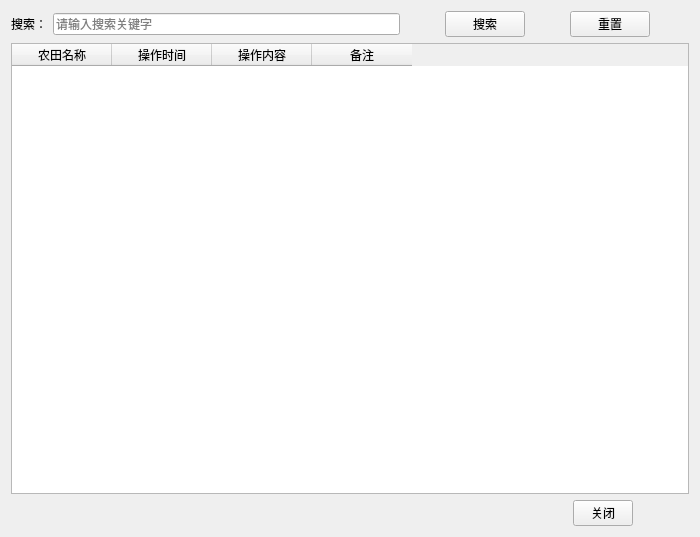
<?xml version="1.0" encoding="UTF-8"?>
<ui version="4.0">
 <class>CDlgTaskEventRecord</class>
 <widget class="QWidget" name="CDlgTaskEventRecord">
  <property name="geometry">
   <rect>
    <x>0</x>
    <y>0</y>
    <width>700</width>
    <height>537</height>
   </rect>
  </property>
  <property name="windowTitle">
   <string>Form</string>
  </property>
  <layout class="QVBoxLayout" name="verticalLayout">
   <item>
    <layout class="QHBoxLayout" name="horizontalLayout_2" stretch="10,1,4,1,4,1">
     <item>
      <layout class="QHBoxLayout" name="horizontalLayout" stretch="1,10">
       <item>
        <widget class="QLabel" name="label">
         <property name="text">
          <string>搜索：</string>
         </property>
        </widget>
       </item>
       <item>
        <widget class="QLineEdit" name="lineEdit">
         <property name="placeholderText">
          <string>请输入搜索关键字</string>
         </property>
        </widget>
       </item>
      </layout>
     </item>
     <item>
      <spacer name="horizontalSpacer_2">
       <property name="orientation">
        <enum>Qt::Horizontal</enum>
       </property>
       <property name="sizeHint" stdset="0">
        <size>
         <width>40</width>
         <height>20</height>
        </size>
       </property>
      </spacer>
     </item>
     <item>
      <widget class="QPushButton" name="pushButton">
       <property name="minimumSize">
        <size>
         <width>60</width>
         <height>0</height>
        </size>
       </property>
       <property name="maximumSize">
        <size>
         <width>80</width>
         <height>16777215</height>
        </size>
       </property>
       <property name="text">
        <string>搜索</string>
       </property>
      </widget>
     </item>
     <item>
      <spacer name="horizontalSpacer_3">
       <property name="orientation">
        <enum>Qt::Horizontal</enum>
       </property>
       <property name="sizeHint" stdset="0">
        <size>
         <width>40</width>
         <height>20</height>
        </size>
       </property>
      </spacer>
     </item>
     <item>
      <widget class="QPushButton" name="pushButton_2">
       <property name="minimumSize">
        <size>
         <width>60</width>
         <height>0</height>
        </size>
       </property>
       <property name="maximumSize">
        <size>
         <width>80</width>
         <height>16777215</height>
        </size>
       </property>
       <property name="text">
        <string>重置</string>
       </property>
      </widget>
     </item>
     <item>
      <spacer name="horizontalSpacer_4">
       <property name="orientation">
        <enum>Qt::Horizontal</enum>
       </property>
       <property name="sizeHint" stdset="0">
        <size>
         <width>40</width>
         <height>20</height>
        </size>
       </property>
      </spacer>
     </item>
    </layout>
   </item>
   <item>
    <widget class="QTableWidget" name="tableWidget">
     <attribute name="horizontalHeaderCascadingSectionResizes">
      <bool>true</bool>
     </attribute>
     <attribute name="verticalHeaderVisible">
      <bool>false</bool>
     </attribute>
     <column>
      <property name="text">
       <string>农田名称</string>
      </property>
     </column>
     <column>
      <property name="text">
       <string>操作时间</string>
      </property>
     </column>
     <column>
      <property name="text">
       <string>操作内容</string>
      </property>
     </column>
     <column>
      <property name="text">
       <string>备注</string>
      </property>
     </column>
    </widget>
   </item>
   <item>
    <layout class="QHBoxLayout" name="horizontalLayout_3" stretch="10,1,1">
     <item>
      <spacer name="horizontalSpacer">
       <property name="orientation">
        <enum>Qt::Horizontal</enum>
       </property>
       <property name="sizeHint" stdset="0">
        <size>
         <width>40</width>
         <height>20</height>
        </size>
       </property>
      </spacer>
     </item>
     <item>
      <widget class="QPushButton" name="pushButton_3">
       <property name="minimumSize">
        <size>
         <width>60</width>
         <height>0</height>
        </size>
       </property>
       <property name="maximumSize">
        <size>
         <width>80</width>
         <height>16777215</height>
        </size>
       </property>
       <property name="text">
        <string>关闭</string>
       </property>
      </widget>
     </item>
     <item>
      <spacer name="horizontalSpacer_5">
       <property name="orientation">
        <enum>Qt::Horizontal</enum>
       </property>
       <property name="sizeHint" stdset="0">
        <size>
         <width>40</width>
         <height>20</height>
        </size>
       </property>
      </spacer>
     </item>
    </layout>
   </item>
  </layout>
 </widget>
 <resources/>
 <connections/>
</ui>
